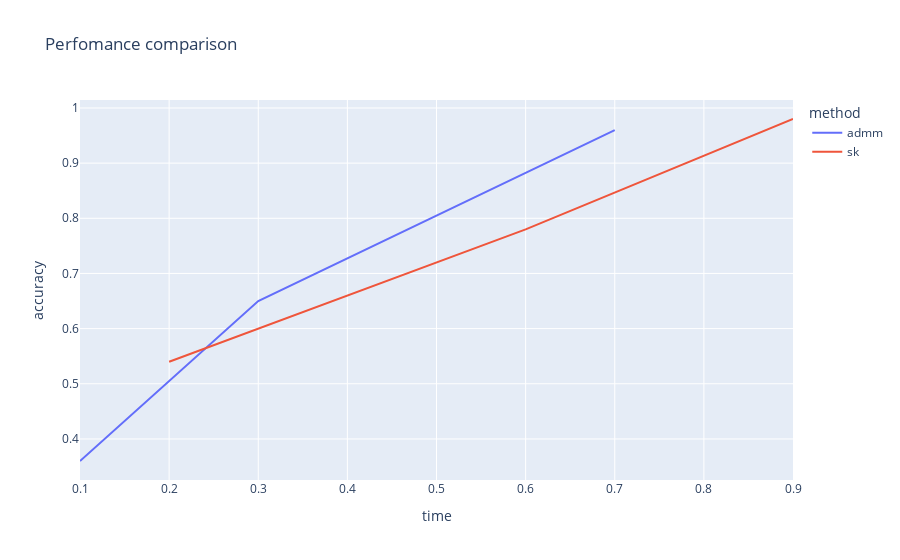

Notebook code for this chart:
### Code cell
import plotly.express as px

fig = px.line(df, x="time", y="accuracy", color= "method", title='Perfomance comparison')
fig.show()

### Figure 1 — Plotly figure (JSON) as saved in the notebook; plotly's stock layout.template omitted (floating-point values rounded to 4 significant figures)
{"data": [{"hovertemplate": "method=admm<br>time=%{x}<br>accuracy=%{y}<extra></extra>", "legendgroup": "admm", "line": {"color": "#636efa", "dash": "solid"}, "mode": "lines", "name": "admm", "orientation": "v", "showlegend": true, "type": "scatter", "x": [0.1, 0.3, 0.7], "xaxis": "x", "y": [0.36, 0.65, 0.96], "yaxis": "y"}, {"hovertemplate": "method=sk<br>time=%{x}<br>accuracy=%{y}<extra></extra>", "legendgroup": "sk", "line": {"color": "#EF553B", "dash": "solid"}, "mode": "lines", "name": "sk", "orientation": "v", "showlegend": true, "type": "scatter", "x": [0.2, 0.6, 0.9], "xaxis": "x", "y": [0.54, 0.78, 0.98], "yaxis": "y"}], "layout": {"legend": {"title": {"text": "method"}, "tracegroupgap": 0}, "title": {"text": "Perfomance comparison"}, "xaxis": {"anchor": "y", "domain": [0, 1], "title": {"text": "time"}}, "yaxis": {"anchor": "x", "domain": [0, 1], "title": {"text": "accuracy"}}}}
